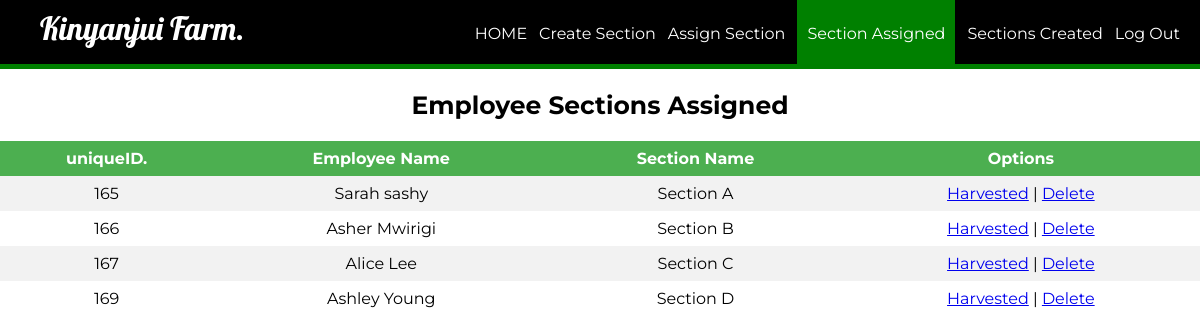
Screenshot of /manager/managerViewSectionAssigned.php with the database file from the repository.
### tables this page shows
CREATE TABLE `farm_section_assigned` (
  `id` int(11) NOT NULL,
  `section_assigned` varchar(255) NOT NULL,
  `empName` varchar(255) NOT NULL,
  `employee_id` int(11) NOT NULL
);

### manager/managerViewSectionAssigned.php (the view, shortened to what this page needs)
<?php
	require_once ('../process/dbh.php');
	$id = (isset($_GET['id']) ? $_GET['id'] : '');
	$sql = "SELECT * FROM farm_section_assigned";
$result = mysqli_query($conn, $sql);
?>
<html>
<head>
	<link rel="stylesheet" type="text/css" href="../stylescss/manager_login_style.css">
</head>
<body>
	<header>
		<nav>
			<h1>Kinyanjui Farm.</h1>
			<ul id="navli">
			    <li><a class="homeblack" href="managerHome.php?id=<?php echo $id?>"">HOME</a></li>
                <li><a class="homeblack" href="managerFarmSection.php?id=<?php echo $id?>"">Create Section</a></li>
                <li><a class="homeblack" href="managerTaskStatus.php?id=<?php echo $id?>"">Assign Section</a></li>
                <li><a class="homered" href="managerViewSectionAssigned.php?id=<?php echo $id?>"">Section Assigned</a></li>
                <li><a class="homeblack" href="managerViewFarmSections.php?id=<?php echo $id?>"">Sections Created</a></li>
				<li><a class="homeblack" href="managerlogin.html">Log Out</a></li>
			</ul>
		</nav>
	</header>
	<div class="divider"></div>
	<div id="divimg">
	<div>
		    	<h2 style="font-family: 'Montserrat', sans-serif; font-size: 25px; text-align: center;">Employee Sections Assigned </h2>
    	<table>
			<tr bgcolor="#000">
				<th align = "center">uniqueID.</th>
				<th align = "center">Employee Name</th>
				<th align = "center">Section Name</th>
				<th align = "center">Options</th>
			</tr>
			<?php
				while ($section = mysqli_fetch_assoc($result)) {
					echo "<tr>";
					echo "<td>".$section['id']."</td>";
					echo "<td>".$section['empName']."</td>";
					echo "<td>".$section['section_assigned']."</td>";
                    echo "<td><a href=\"harvestedByEmployee.php?id=$section[id]\">Harvested</a> | <a href=\"deleteSectionAssigned.php?id=$section[id]\" onClick=\"return confirm('Are you sure you want to delete this section?')\">Delete</a></td>";
				}
			?>
		</table>
<br>
<br>
<br>
<br>
<br>
	</div>
	</div>
</body>
</html>

### stylescss/manager_login_style.css (style rules this page uses)
body { margin: 0px; }
header { background: black; color: white; padding: 8px 20px 6px 40px; height: 50px; }
header h1 { display: inline; font-family: "Lobster", cursive; font-weight: 400; font-size: 32px; float: left; margin-top: 0px; margin-right: 10px; }
nav ul { display: inline; padding: 0px; float: right; }
nav ul li { display: inline-block; list-style-type: none; color: white; float: left; margin-left: 12px; }
nav ul li a { color: white; text-decoration: none; }
#navli { font-family: "Montserrat", sans-serif; }
.homered { background-color: green; padding: 30px 10px 22px 10px; }
.divider { background-color: green; height: 5px; }
table { margin: 0px; border-collapse: collapse; width: 100%; font-family: "Montserrat", sans-serif; }
th, td { text-align: center; padding: 8px; }
tr:nth-child(even) { background-color: #f2f2f2; }
th { background-color: #4caf50; color: white; }

### rows the page displays
farm_section_assigned: id "165", empName "Sarah sashy", section_assigned "Section A"
farm_section_assigned: id "166", empName "Asher Mwirigi", section_assigned "Section B"
farm_section_assigned: id "167", empName "Alice Lee", section_assigned "Section C"
farm_section_assigned: id "169", empName "Ashley Young", section_assigned "Section D"
